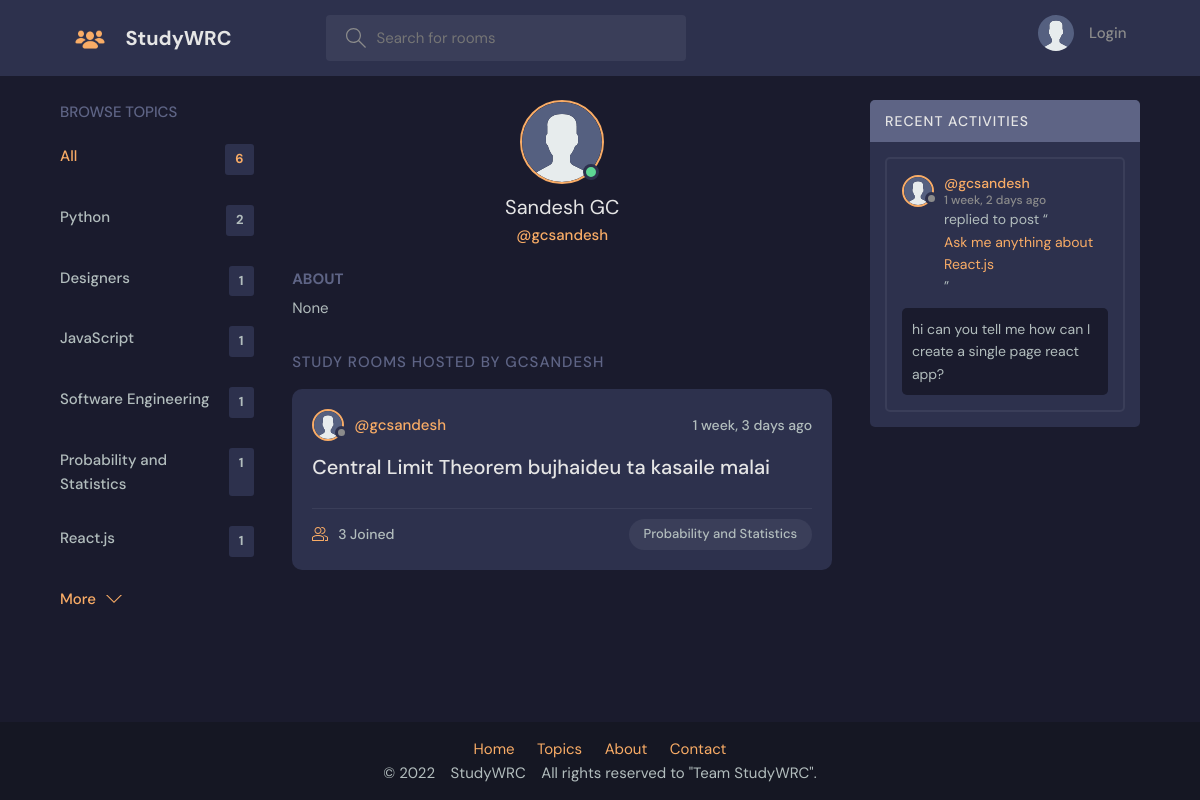
The app's page /profile/11/, older data.
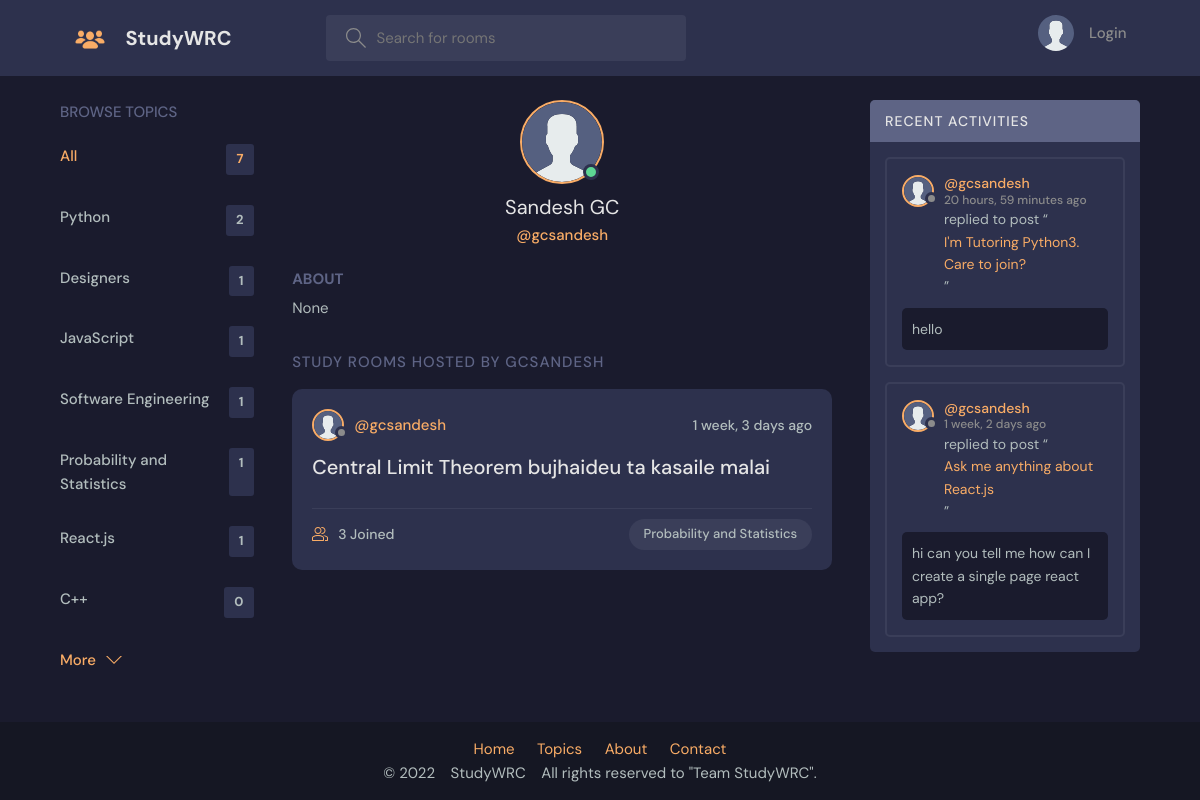
The same page, newer data.
### base/models.py (models this page shows, shortened)
class Topic(models.Model):
    name = models.CharField(max_length=200)

class User(AbstractUser):
    name = models.CharField(max_length=200, null=True)
    email = models.EmailField(unique=True, null=True)
    bio = models.TextField(null=True)
    avatar = models.ImageField(null=True, default="avatar.svg")
    USERNAME_FIELD = 'email'
    REQUIRED_FIELDS = []

class Room(models.Model):
    host = models.ForeignKey(User, on_delete=models.SET_NULL, null=True)
    topic = models.ForeignKey(Topic, on_delete=models.SET_NULL, null=True)
    name = models.CharField(max_length=200)
    description = models.TextField(null=True, blank=True)
    participants = models.ManyToManyField(
        User, related_name='participants', blank=True)
    updated = models.DateTimeField(auto_now=True)
    created = models.DateTimeField(auto_now_add=True)
    class Meta:
        ordering = ['-updated', '-created']
    def __str__(self):
        return self.name

class Message(models.Model):
    user = models.ForeignKey(User, on_delete=models.CASCADE)
    room = models.ForeignKey(Room, on_delete=models.CASCADE)
    body = models.TextField()
    updated = models.DateTimeField(auto_now=True)
    created = models.DateTimeField(auto_now_add=True)
    class Meta:
        ordering = ['-updated', '-created']

### base/views.py (the view)
# urls.py: path('profile/<str:pk>/', views.userProfile, name="user-profile"),
def userProfile(request, pk):
    user = User.objects.get(id=pk)
    rooms = user.room_set.all()
    room_messages = user.message_set.all()
    topics = Topic.objects.all()
    context = {'user': user, 'rooms': rooms,
               'room_messages': room_messages, 'topics': topics,'topicscount':topicscount}
    return render(request, 'base/profile.html', context)

### base/templates/base/profile.html (shortened to what this page needs)
{% extends 'main.html' %}
{% block content %}
<main class="profile-page layout layout--3">
  <div class="container">
    {% include 'base/topics_component.html' %}
    <div class="roomList">
      <div class="profile">
        <div class="profile__avatar">
          <div class="avatar avatar--large active">
            <img src="{{user.avatar.url}}" />
          </div>
        </div>
        <div class="profile__info">
          <h3>{{user.name}}</h3>
          <p>@{{user.username}}</p>
        </div>
        <div class="profile__about">
          <h3>About</h3>
          <p>
            {{user.bio}}
          </p>
        </div>
      </div>
      <div class="roomList__header">
        <div>
          <h2>Study Rooms Hosted by {{user.username}}</a>
          </h2>
        </div>
      </div>
      {% include 'base/feed_component.html' %}
    </div>
    {% include 'base/activity_component.html' %}
  </div>
</main>
{% endblock content %}

### templates/main.html (shortened to what this page needs)
<!DOCTYPE html>
{% load static %}
<html lang="en">
<head>
    <link rel="stylesheet" href="{% static 'styles/style.css' %}" />
</head>
<body>
    {% include 'navbar.html' %}
    {% block content %}
    {% endblock %}
    {% include 'footer.html' %}
</body>
</html>

### templates/navbar.html (shortened to what this page needs)
{% load static %}
<header class="header header--loggedIn">
    <div class="container">
        <a href="{% url 'home' %}" class="header__logo">
            <img
>
            <h1>StudyWRC</h1>
        </a>
        <form class="header__search" method="GET" action="{% url 'home' %}">
            <label>
                <input name="q" placeholder="Search for rooms" />
            </label>
        </form>
        <nav class="header__menu">
            {% if request.user.is_authenticated %}
            <div class="header__user">
                <a href="{% url 'user-profile' request.user.id %}">
                    <div class="avatar avatar--medium active">
                        <img src="{{request.user.avatar.url}}" />
                    </div>
                    <p>{{request.user.name}} <span>@{{request.user.username}}</span></p>
                </a>
                <button class="dropdown-button">
                    <svg version="1.1" xmlns="http://www.w3.org/2000/svg" width="32" height="32" viewBox="0 0 32 32">
                        <title>chevron-down</title>
                        <path d="M16 21l-13-13h-3l16 16 16-16h-3l-13 13z"></path>
                    </svg>
                </button>
            </div>
            {% else %}
            <a href="{% url 'login' %}">
                <img src="{% static 'images/avatar.svg' %}" />
                <p>Login</p>
            </a>
            {% endif %}
        </nav>
    </div>
</header>

### base/templates/base/topics_component.html
<div class="topics">
    <div class="topics__header">
        <h2>Browse Topics</h2>
    </div>
    <ul class="topics__list">
        <li>
            <a href="{% url 'home' %}" class="active">All <span>{{topicscount}}</span></a>
        </li>
        {% for topic in topics %}
        <li>
            <a href="{% url 'home' %}?q={{topic.name}}">{{topic.name}}<span>{{topic.room_set.all.count}}</span></a>
        </li>
        {% endfor %}
    </ul>
    <a class="btn btn--link" href="{% url 'topics' %}">
        More
        <svg version="1.1" xmlns="http://www.w3.org/2000/svg" width="32" height="32" viewBox="0 0 32 32">
            <title>chevron-down</title>
            <path d="M16 21l-13-13h-3l16 16 16-16h-3l-13 13z"></path>
        </svg>
    </a>
</div>

### base/templates/base/feed_component.html (shortened to what this page needs)
{% for room in rooms %}
<div class="roomListRoom">
    <div class="roomListRoom__header">
        <a href="{% url 'user-profile' room.host.id %}" class="roomListRoom__author">
            <div class="avatar avatar--small">
                <img src="{{room.host.avatar.url}}" />
            </div>
            <span>@{{room.host.username}}</span>
        </a>
        <div class="roomListRoom__actions">
            <span>{{room.created|timesince}} ago</span>
        </div>
    </div>
    <div class="roomListRoom__content">
        <a href="{% url 'room' room.id %}">{{room.name}}</a>
    </div>
    <div class="roomListRoom__meta">
        <a href="{% url 'room' room.id %}" class="roomListRoom__joined">
            {{room.participants.all.count}} Joined
        </a>
        <p class="roomListRoom__topic">{{room.topic.name}}</p>
    </div>
</div>
{% endfor %}

### base/templates/base/activity_component.html (shortened to what this page needs)
<div class="activities">
    <div class="activities__header">
        <h2>Recent Activities</h2>
    </div>
    {% for message in room_messages %}
    <div class="activities__box">
        <div class="activities__boxHeader roomListRoom__header">
            <a href="{% url 'user-profile' message.user.id %}" class="roomListRoom__author">
                <div class="avatar avatar--small">
                    <img src="{{message.user.avatar.url}}" />
                </div>
                <p>
                    @{{message.user.username}}
                    <span>{{message.created|timesince}} ago</span>
                </p>
            </a>
        </div>
        <div class="activities__boxContent">
            <p>replied to post “<a href="{% url 'room' message.room.id %}">{{message.room}}</a>”</p>
            <div class="activities__boxRoomContent">{{message.body}}</div>
        </div>
    </div>
    {% endfor %}
</div>

### templates/footer.html (shortened to what this page needs)
{% load static %}
<head>
</head>
<footer class="footer">
    <div class="footer__row">
        <ul class="footer__menu">
            <li class="footer__menu--item">
                <a href="{% url 'home' %}" class="footer__menu--item--link">Home</a>
            </li>
            <li class="footer__menu--item">
                <a href="{% url 'topics' %}" class="footer__menu--item--link">Topics</a>
            </li>
            <li class="footer__menu--item">
                <a href="{% url 'about' %}" class="footer__menu--item--link">About</a>
            </li>
            <li class="footer__menu--item">
                <a href="{% url 'contact' %}" class="footer__menu--item--link">Contact</a>
            </li>
        </ul>
    </div>
    <div class="footer__row below__footer">&copy; 2022 &ensp; StudyWRC &ensp; All rights reserved to "Team StudyWRC".
    </div>
</footer>

### templates/footer.html (style rules this page uses)
.footer { width: 100%; margin-top: auto; padding: 1em; background-color: #151723; }
.footer__row { width: 100%; display: flex; justify-content: center; margin: 0 auto; }
.footer__menu { list-style-type: none; display: flex; gap: 1.5em; }

Row changes from the older to the newer data that the page shows:
added Topic: name "C++", room_set.all.count "0"
added Message: user.avatar (placeholder picture), user.username "gcsandesh", created "20 hours, 59 minutes", room "I'm Tutoring Python3. Care to join?", body "hello"
Text that changed along with them:
{{ topicscount }}: "6" → "7"
